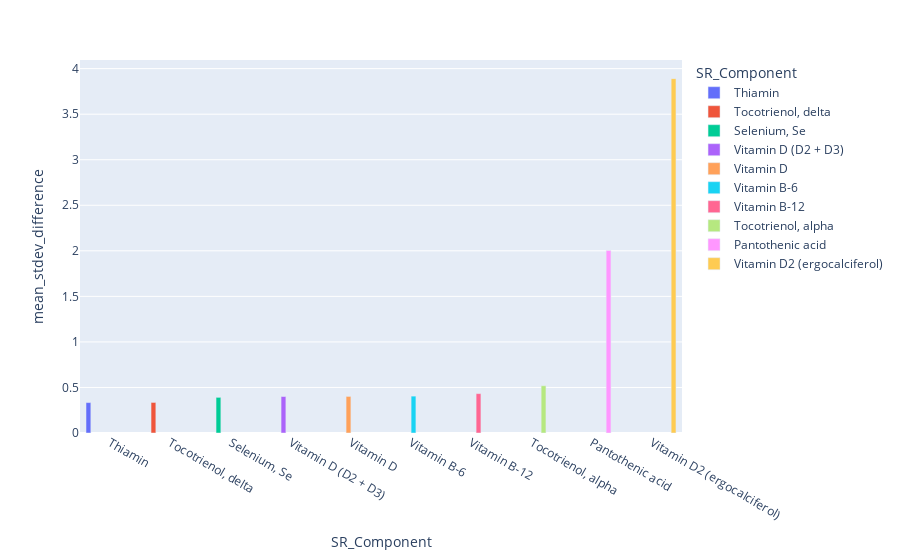

Write notebook code for a chart like this one.
### Code cell
##################################################################################################
max_nut = pd.read_csv('max_nutrient_id.csv')
print(max_nut)
fig = px.bar(max_nut, x="SR_Component", y="mean_stdev_difference", color="SR_Component", barmode="group")
fig.show()
#################################################################################################

### Figure 1 — Plotly figure (JSON) as saved in the notebook; plotly's stock layout.template omitted (floating-point values rounded to 4 significant figures)
{"data": [{"alignmentgroup": "True", "hovertemplate": "SR_Component=%{x}<br>mean_stdev_difference=%{y}<extra></extra>", "legendgroup": "Thiamin", "marker": {"color": "#636efa", "pattern": {"shape": ""}}, "name": "Thiamin", "offsetgroup": "Thiamin", "orientation": "v", "showlegend": true, "textposition": "auto", "type": "bar", "x": ["Thiamin"], "xaxis": "x", "y": [0.334], "yaxis": "y"}, {"alignmentgroup": "True", "hovertemplate": "SR_Component=%{x}<br>mean_stdev_difference=%{y}<extra></extra>", "legendgroup": "Tocotrienol, delta", "marker": {"color": "#EF553B", "pattern": {"shape": ""}}, "name": "Tocotrienol, delta", "offsetgroup": "Tocotrienol, delta", "orientation": "v", "showlegend": true, "textposition": "auto", "type": "bar", "x": ["Tocotrienol, delta"], "xaxis": "x", "y": [0.3354], "yaxis": "y"}, {"alignmentgroup": "True", "hovertemplate": "SR_Component=%{x}<br>mean_stdev_difference=%{y}<extra></extra>", "legendgroup": "Selenium, Se", "marker": {"color": "#00cc96", "pattern": {"shape": ""}}, "name": "Selenium, Se", "offsetgroup": "Selenium, Se", "orientation": "v", "showlegend": true, "textposition": "auto", "type": "bar", "x": ["Selenium, Se"], "xaxis": "x", "y": [0.3913], "yaxis": "y"}, {"alignmentgroup": "True", "hovertemplate": "SR_Component=%{x}<br>mean_stdev_difference=%{y}<extra></extra>", "legendgroup": "Vitamin D (D2 + D3)", "marker": {"color": "#ab63fa", "pattern": {"shape": ""}}, "name": "Vitamin D (D2 + D3)", "offsetgroup": "Vitamin D (D2 + D3)", "orientation": "v", "showlegend": true, "textposition": "auto", "type": "bar", "x": ["Vitamin D (D2 + D3)"], "xaxis": "x", "y": [0.4006], "yaxis": "y"}, {"alignmentgroup": "True", "hovertemplate": "SR_Component=%{x}<br>mean_stdev_difference=%{y}<extra></extra>", "legendgroup": "Vitamin D", "marker": {"color": "#FFA15A", "pattern": {"shape": ""}}, "name": "Vitamin D", "offsetgroup": "Vitamin D", "orientation": "v", "showlegend": true, "textposition": "auto", "type": "bar", "x": ["Vitamin D"], "xaxis": "x", "y": [0.4016], "yaxis": "y"}, {"alignmentgroup": "True", "hovertemplate": "SR_Component=%{x}<br>mean_stdev_difference=%{y}<extra></extra>", "legendgroup": "Vitamin B-6", "marker": {"color": "#19d3f3", "pattern": {"shape": ""}}, "name": "Vitamin B-6", "offsetgroup": "Vitamin B-6", "orientation": "v", "showlegend": true, "textposition": "auto", "type": "bar", "x": ["Vitamin B-6"], "xaxis": "x", "y": [0.4049], "yaxis": "y"}, {"alignmentgroup": "True", "hovertemplate": "SR_Component=%{x}<br>mean_stdev_difference=%{y}<extra></extra>", "legendgroup": "Vitamin B-12", "marker": {"color": "#FF6692", "pattern": {"shape": ""}}, "name": "Vitamin B-12", "offsetgroup": "Vitamin B-12", "orientation": "v", "showlegend": true, "textposition": "auto", "type": "bar", "x": ["Vitamin B-12"], "xaxis": "x", "y": [0.4324], "yaxis": "y"}, {"alignmentgroup": "True", "hovertemplate": "SR_Component=%{x}<br>mean_stdev_difference=%{y}<extra></extra>", "legendgroup": "Tocotrienol, alpha", "marker": {"color": "#B6E880", "pattern": {"shape": ""}}, "name": "Tocotrienol, alpha", "offsetgroup": "Tocotrienol, alpha", "orientation": "v", "showlegend": true, "textposition": "auto", "type": "bar", "x": ["Tocotrienol, alpha"], "xaxis": "x", "y": [0.5191], "yaxis": "y"}, {"alignmentgroup": "True", "hovertemplate": "SR_Component=%{x}<br>mean_stdev_difference=%{y}<extra></extra>", "legendgroup": "Pantothenic acid", "marker": {"color": "#FF97FF", "pattern": {"shape": ""}}, "name": "Pantothenic acid", "offsetgroup": "Pantothenic acid", "orientation": "v", "showlegend": true, "textposition": "auto", "type": "bar", "x": ["Pantothenic acid"], "xaxis": "x", "y": [2.003], "yaxis": "y"}, {"alignmentgroup": "True", "hovertemplate": "SR_Component=%{x}<br>mean_stdev_difference=%{y}<extra></extra>", "legendgroup": "Vitamin D2 (ergocalciferol)", "marker": {"color": "#FECB52", "pattern": {"shape": ""}}, "name": "Vitamin D2 (ergocalciferol)", "offsetgroup": "Vitamin D2 (ergocalciferol)", "orientation": "v", "showlegend": true, "textposition": "auto", "type": "bar", "x": ["Vitamin D2 (ergocalciferol)"], "xaxis": "x", "y": [3.89], "yaxis": "y"}], "layout": {"barmode": "group", "legend": {"title": {"text": "SR_Component"}, "tracegroupgap": 0}, "margin": {"t": 60}, "xaxis": {"anchor": "y", "categoryarray": ["Thiamin", "Tocotrienol, delta", "Selenium, Se", "Vitamin D (D2 + D3)", "Vitamin D", "Vitamin B-6", "Vitamin B-12", "Tocotrienol, alpha", "Pantothenic acid", "Vitamin D2 (ergocalciferol)"], "categoryorder": "array", "domain": [0, 1], "title": {"text": "SR_Component"}}, "yaxis": {"anchor": "x", "domain": [0, 1], "title": {"text": "mean_stdev_difference"}}}}
